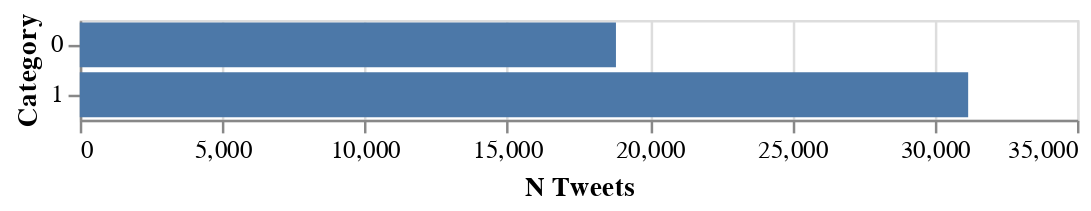

Notebook code for this chart:
### Code cell
alt.Chart(data_df.label.value_counts().reset_index()).mark_bar(filled=True).encode(
    alt.X('label:Q', title='N Tweets'),
    alt.Y('index:N', title='Category')
)

### Figure 1 — Vega-Lite specification as saved in the notebook (floating-point values rounded to 4 significant figures)
{"config": {"view": {"continuousWidth": 400, "continuousHeight": 300}}, "data": {"name": "data-ed8d238cc9b2b5a7760c4172114209f8"}, "mark": {"type": "bar", "filled": true}, "encoding": {"x": {"field": "label", "title": "N Tweets", "type": "quantitative"}, "y": {"field": "index", "title": "Category", "type": "nominal"}}, "$schema": "https://vega.github.io/schema/vega-lite/v4.17.0.json", "datasets": {"data-ed8d238cc9b2b5a7760c4172114209f8": [{"index": 1, "label": 31181}, {"index": 0, "label": 18819}]}}
